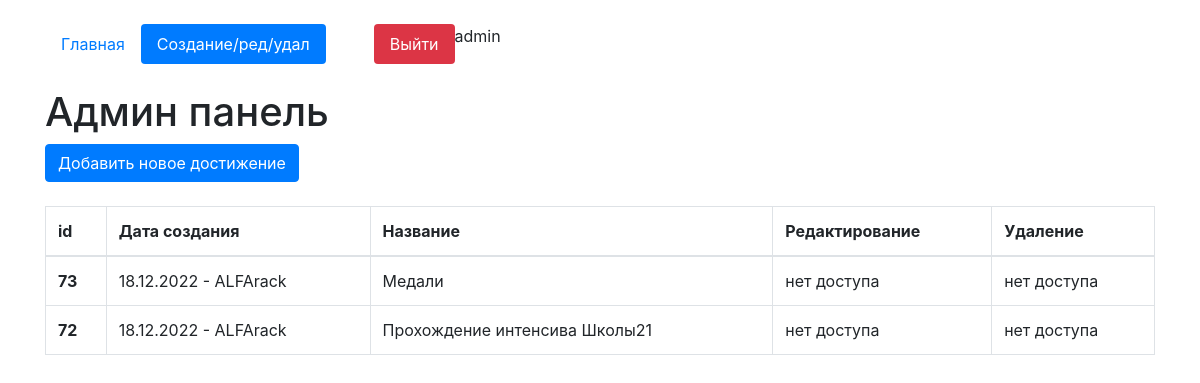
/edit-page (signed in), run on the app's committed database.
### core/models.py (models this page shows, shortened)
class Articles(models.Model):
    author = models.ForeignKey(User, on_delete = models.CASCADE, verbose_name='Владелец достижения', blank = True, null = True )
    create_date = models.DateTimeField(auto_now=True)
    name = models.CharField(max_length=200, verbose_name='Название')
    text = models.TextField(verbose_name='Текст')
    class Meta:
        verbose_name='Статью'
        verbose_name_plural='Статьи'

### core/views.py (the view, shortened to what this page needs)
# urls.py: path('edit-page', views.ArticleCreateView.as_view(), name='edit_page'),
class ArticleCreateView(LoginRequiredMixin, CustomSuccessMessageMixin, CreateView):
    login_url = reverse_lazy('login_page')
    model = Articles
    template_name = 'edit_page.html'
    form_class = ArticleForm
    success_url = reverse_lazy('edit_page')
    success_msg = 'Запись создана'
    def get_context_data(self,**kwargs):
        kwargs['list_articles'] = Articles.objects.all().order_by('-id')
        return super().get_context_data(**kwargs)

### core/templates/edit_page.html (shortened to what this page needs)
{% extends 'index.html' %}
    {% block content %}
    <h1 class="mt-4">Админ панель</h1>
<button type="button" class="btn btn-primary" data-toggle="modal" data-target="#exampleModal">
  Добавить новое достижение
</button>
    {% if update %}
    {% if success_update %}
    <p style="color:red">Запись обновлена</p>
    {% endif %}
    <p class="mt-4">Страница редактирования</p>
    <p><a href="{% url 'edit_page' %}">Вернуться назад</a></p>
    <form id="update_data" method="post">
            {% csrf_token %}
            {{form}}
        </form>
    <button form="update_data" type="submit" class="btn btn-primary">Обновить</button>
    {% else %}
    <table class="table table-bordered mt-4">
  <thead>
    <tr>
      <th scope="col">id</th>
      <th scope="col">Дата создания</th>
      <th scope="col">Название</th>
      <th scope="col">Редактирование</th>
      <th scope="col">Удаление</th>
    </tr>
  </thead>
  <tbody>
      {% for i in list_articles %}
    <tr {% if i.id|slugify == request.GET.id %} style="background:red" {% endif %}>
      <th>{{i.id}}</th>
      <td>{{i.create_date|date:'d.m.Y'}} - {{i.author}}</td>
      <td>{{i.name}}</td>
      <td>
          {% if request.user == i.author %}
          <a href="{% url 'update_page' i.id %}">редактировать</a>
          {% else %}
          нет доступа
          {% endif %}
          </td>
      <td>
          {% if request.user == i.author %}
          <form id="delete_form{{i.id}}" action="{% url 'delete_page' i.id %}" method="post">{% csrf_token %}</form>
          <a href="javascript:void()" onclick="delete_question{{i.id}}()">удалить</a>
          <script>
              function delete_question{{i.id}}() {
                  if (confirm("Вы уверены")) {
                      document.getElementById('delete_form{{i.id}}').submit()
                  }
              }
              </script>
          {% else %}
          нет доступа
            {% endif %}
          </td>
    </tr>
    {% endfor %}
  </tbody>
</table>
{% endif %}
   {% endblock %}

### core/templates/index.html (shortened to what this page needs)
<!doctype html>
<html lang="en">
  <head>
    <link rel="stylesheet" href="https://stackpath.bootstrapcdn.com/bootstrap/4.4.1/css/bootstrap.min.css">
  </head>
  <body>
      <div class="container mt-4">
          <ul class="nav nav-pills">
  <li class="nav-item">
      {% url 'home' as url_home %}
    <a class="nav-link {% if url_home == request.path %}active{% endif %}" href="{{url_home}}">Главная</a>
  </li>
  <li class="nav-item">
      {% url 'edit_page' as url_edit_page %}
    <a class="nav-link {% if url_edit_page == request.path %}active{% endif %}" href="{{url_edit_page}}">Создание/ред/удал</a>
  </li>
  {% if request.user.is_authenticated %}
      <li class="nav-item">
        {% url 'logout_page' as url_logout_page %}
    <a class="nav-link btn-danger ml-5" href="{{url_logout_page}}">Выйти</a>
  </li>
  {% endif %}
{{request.user}}
</ul>
    {% block content %}{% endblock %}
</div>
  </body>
</html>

### data on the page
Articles: id "73", create_date "18.12.2022", author "ALFArack", name "Медали", shows "нет доступа"
Articles: id "72", create_date "18.12.2022", author "ALFArack", name "Прохождение интенсива Школы21", shows "нет доступа"

### other printed values
{{ request.user }} "admin"
